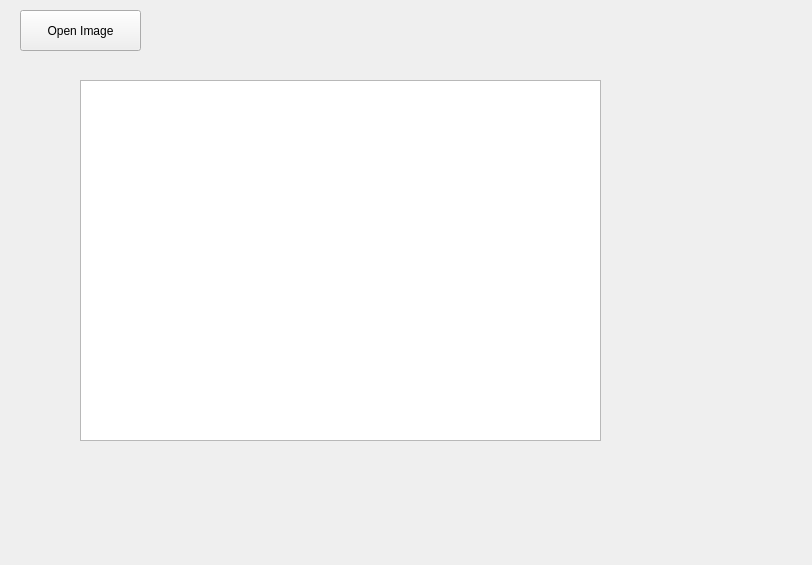
<?xml version="1.0" encoding="UTF-8"?>
<ui version="4.0">
 <class>Form</class>
 <widget class="QWidget" name="Form">
  <property name="geometry">
   <rect>
    <x>0</x>
    <y>0</y>
    <width>812</width>
    <height>565</height>
   </rect>
  </property>
  <property name="windowTitle">
   <string>Form</string>
  </property>
  <widget class="QPushButton" name="btnOpen">
   <property name="geometry">
    <rect>
     <x>20</x>
     <y>10</y>
     <width>121</width>
     <height>41</height>
    </rect>
   </property>
   <property name="text">
    <string>Open Image</string>
   </property>
  </widget>
  <widget class="QGraphicsView" name="graphicsView">
   <property name="geometry">
    <rect>
     <x>80</x>
     <y>80</y>
     <width>521</width>
     <height>361</height>
    </rect>
   </property>
   <property name="verticalScrollBarPolicy">
    <enum>Qt::ScrollBarAlwaysOff</enum>
   </property>
   <property name="horizontalScrollBarPolicy">
    <enum>Qt::ScrollBarAlwaysOff</enum>
   </property>
  </widget>
 </widget>
 <resources/>
 <connections/>
</ui>
